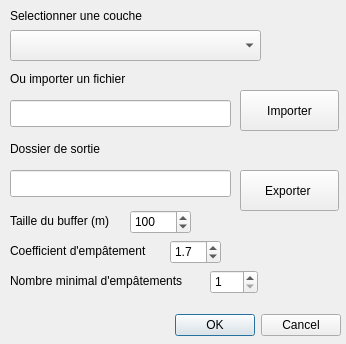
<?xml version="1.0" encoding="UTF-8"?>
<ui version="4.0">
 <class>PluginEmpatementDialogBase</class>
 <widget class="QDialog" name="PluginEmpatementDialogBase">
  <property name="geometry">
   <rect>
    <x>0</x>
    <y>0</y>
    <width>346</width>
    <height>344</height>
   </rect>
  </property>
  <property name="windowTitle">
   <string>Détection des empâtements</string>
  </property>
  <widget class="QDialogButtonBox" name="button_box">
   <property name="geometry">
    <rect>
     <x>130</x>
     <y>310</y>
     <width>211</width>
     <height>31</height>
    </rect>
   </property>
   <property name="orientation">
    <enum>Qt::Horizontal</enum>
   </property>
   <property name="standardButtons">
    <set>QDialogButtonBox::Cancel|QDialogButtonBox::Ok</set>
   </property>
  </widget>
  <widget class="QLabel" name="label">
   <property name="geometry">
    <rect>
     <x>10</x>
     <y>0</y>
     <width>181</width>
     <height>31</height>
    </rect>
   </property>
   <property name="text">
    <string>Selectionner une couche</string>
   </property>
  </widget>
  <widget class="QComboBox" name="comboBox_layers">
   <property name="geometry">
    <rect>
     <x>10</x>
     <y>30</y>
     <width>251</width>
     <height>31</height>
    </rect>
   </property>
  </widget>
  <widget class="QLabel" name="label_2">
   <property name="geometry">
    <rect>
     <x>10</x>
     <y>70</y>
     <width>181</width>
     <height>17</height>
    </rect>
   </property>
   <property name="text">
    <string>Ou importer un fichier</string>
   </property>
  </widget>
  <widget class="QLineEdit" name="lineEdit_fichier_import">
   <property name="geometry">
    <rect>
     <x>10</x>
     <y>100</y>
     <width>221</width>
     <height>27</height>
    </rect>
   </property>
  </widget>
  <widget class="QPushButton" name="pushButton_importer">
   <property name="geometry">
    <rect>
     <x>240</x>
     <y>90</y>
     <width>99</width>
     <height>41</height>
    </rect>
   </property>
   <property name="text">
    <string>Importer</string>
   </property>
  </widget>
  <widget class="QLabel" name="label_3">
   <property name="geometry">
    <rect>
     <x>10</x>
     <y>140</y>
     <width>121</width>
     <height>17</height>
    </rect>
   </property>
   <property name="text">
    <string>Dossier de sortie</string>
   </property>
  </widget>
  <widget class="QLineEdit" name="lineEdit_chemin_export">
   <property name="geometry">
    <rect>
     <x>10</x>
     <y>170</y>
     <width>221</width>
     <height>27</height>
    </rect>
   </property>
  </widget>
  <widget class="QLabel" name="label_4">
   <property name="geometry">
    <rect>
     <x>10</x>
     <y>210</y>
     <width>141</width>
     <height>21</height>
    </rect>
   </property>
   <property name="text">
    <string>Taille du buffer (m)</string>
   </property>
  </widget>
  <widget class="QSpinBox" name="spinBox_taille_buffer">
   <property name="geometry">
    <rect>
     <x>130</x>
     <y>210</y>
     <width>61</width>
     <height>24</height>
    </rect>
   </property>
   <property name="maximum">
    <number>500</number>
   </property>
   <property name="singleStep">
    <number>10</number>
   </property>
   <property name="value">
    <number>100</number>
   </property>
  </widget>
  <widget class="QLabel" name="label_6">
   <property name="geometry">
    <rect>
     <x>10</x>
     <y>240</y>
     <width>181</width>
     <height>21</height>
    </rect>
   </property>
   <property name="text">
    <string>Coefficient d'empâtement</string>
   </property>
  </widget>
  <widget class="QDoubleSpinBox" name="doubleSpinBox_coef_empatement">
   <property name="geometry">
    <rect>
     <x>170</x>
     <y>240</y>
     <width>51</width>
     <height>24</height>
    </rect>
   </property>
   <property name="decimals">
    <number>1</number>
   </property>
   <property name="maximum">
    <double>10.000000000000000</double>
   </property>
   <property name="singleStep">
    <double>0.100000000000000</double>
   </property>
   <property name="value">
    <double>1.700000000000000</double>
   </property>
  </widget>
  <widget class="QLabel" name="label_5">
   <property name="geometry">
    <rect>
     <x>10</x>
     <y>270</y>
     <width>231</width>
     <height>21</height>
    </rect>
   </property>
   <property name="text">
    <string>Nombre minimal d'empâtements</string>
   </property>
  </widget>
  <widget class="QSpinBox" name="spinBox_nb_min_empatement">
   <property name="geometry">
    <rect>
     <x>210</x>
     <y>270</y>
     <width>48</width>
     <height>24</height>
    </rect>
   </property>
   <property name="minimum">
    <number>1</number>
   </property>
  </widget>
  <widget class="QPushButton" name="pushButton_exporter">
   <property name="geometry">
    <rect>
     <x>240</x>
     <y>170</y>
     <width>99</width>
     <height>41</height>
    </rect>
   </property>
   <property name="text">
    <string>Exporter </string>
   </property>
  </widget>
 </widget>
 <resources/>
 <connections>
  <connection>
   <sender>button_box</sender>
   <signal>accepted()</signal>
   <receiver>PluginEmpatementDialogBase</receiver>
   <slot>accept()</slot>
   <hints>
    <hint type="sourcelabel">
     <x>20</x>
     <y>20</y>
    </hint>
    <hint type="destinationlabel">
     <x>20</x>
     <y>20</y>
    </hint>
   </hints>
  </connection>
  <connection>
   <sender>button_box</sender>
   <signal>rejected()</signal>
   <receiver>PluginEmpatementDialogBase</receiver>
   <slot>reject()</slot>
   <hints>
    <hint type="sourcelabel">
     <x>20</x>
     <y>20</y>
    </hint>
    <hint type="destinationlabel">
     <x>20</x>
     <y>20</y>
    </hint>
   </hints>
  </connection>
 </connections>
</ui>
